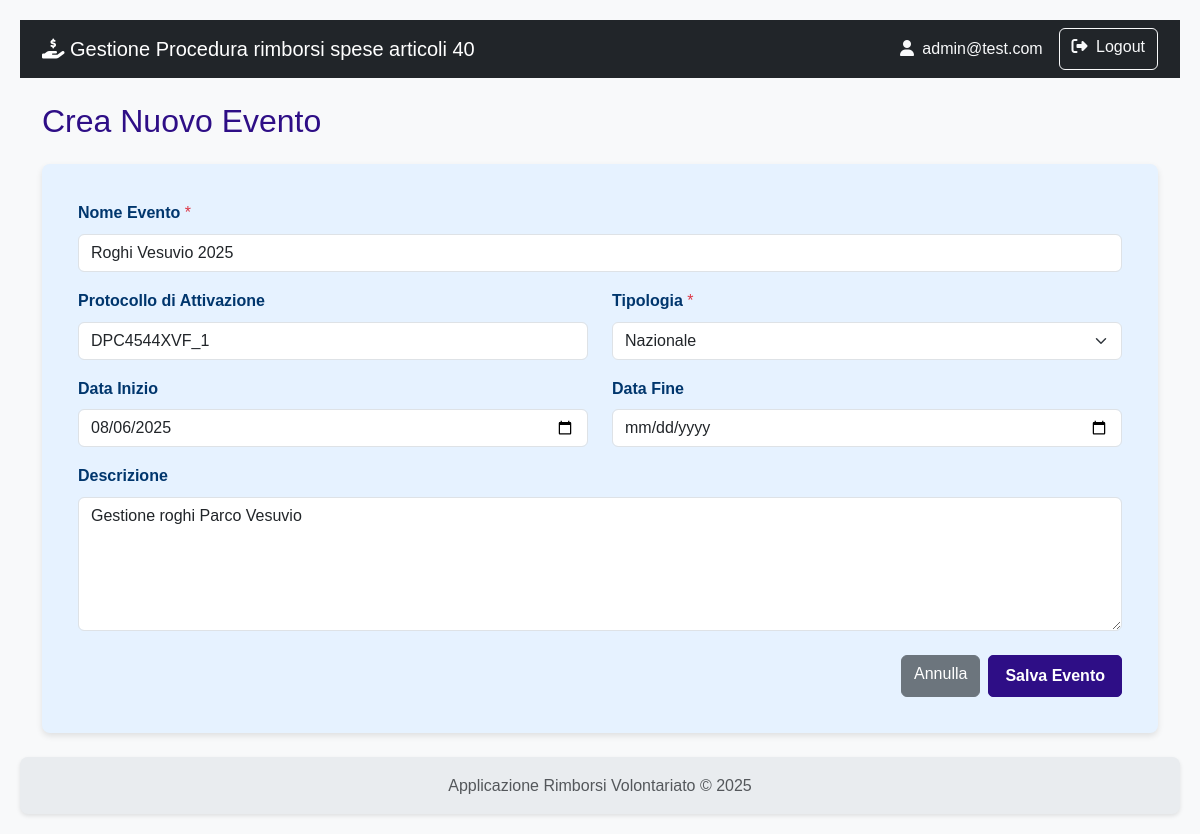
The page /modifica_evento/2 (signed in) on the database as committed earlier.
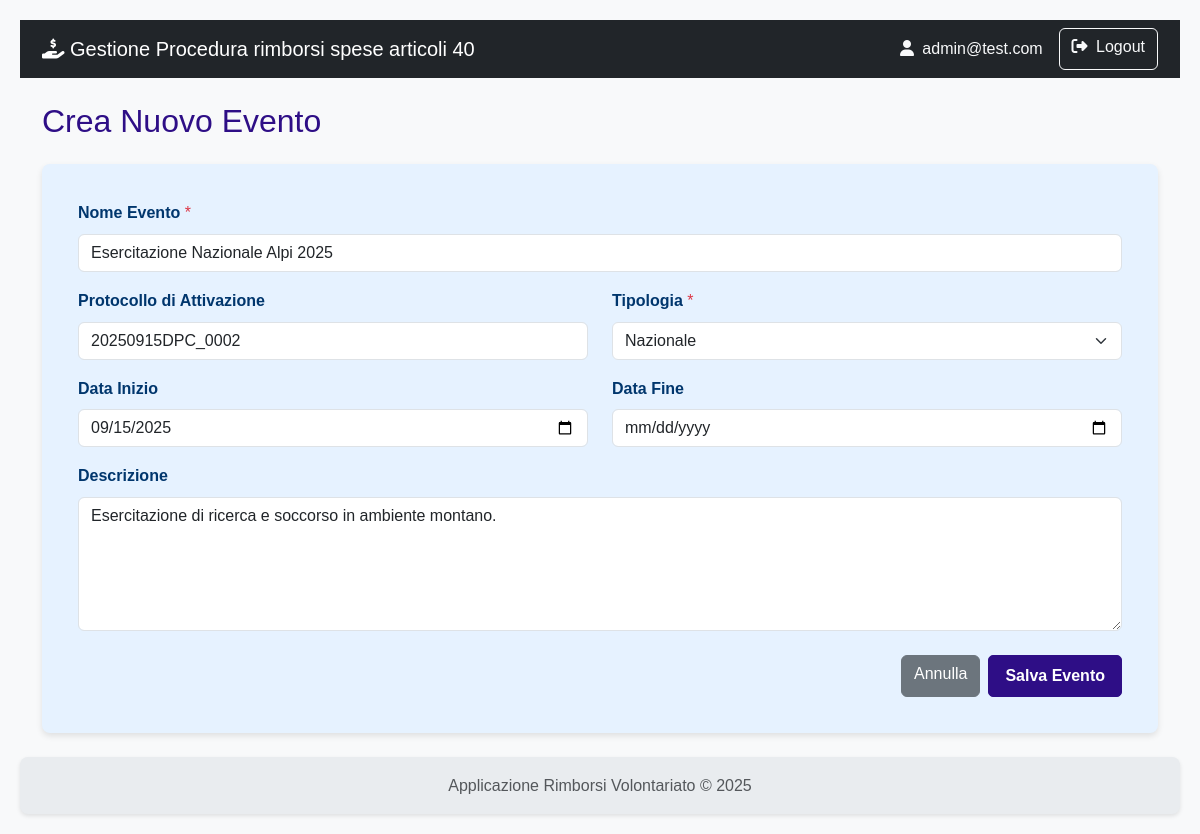
The same page on the database as committed later.
### rimborsi/models.py (models this page shows)
class Evento(db.Model):
    id = db.Column(db.Integer, primary_key=True)
    protocollo_attivazione = db.Column(db.String(50), unique=True)
    nome = db.Column(db.String(100), nullable=False)
    descrizione = db.Column(db.Text)
    tipologia = db.Column(db.String(1), nullable=False)
    data_inizio = db.Column(db.Date)
    data_fine = db.Column(db.Date)
    richieste = db.relationship('Richiesta', backref='evento', lazy=True)
    __table_args__ = (db.UniqueConstraint('protocollo_attivazione', name='uq_evento_protocollo_attivazione'),)

### rimborsi/istruttoria/routes.py (the view)
@istruttoria_bp.route('/modifica_evento/<int:evento_id>', methods=['GET', 'POST'])
@login_required
def modifica_evento(evento_id):
    evento = Evento.query.get_or_404(evento_id)
    form = EventoForm(obj=evento)
    if form.validate_on_submit():
        form.populate_obj(evento)
        db.session.commit()
        flash('Evento modificato con successo!', 'success')
        return redirect(url_for('istruttoria.gestione_eventi'))
    return render_template('istruttoria/crea_modifica_evento.html', form=form, evento=evento)

### rimborsi/istruttoria/forms.py
class EventoForm(FlaskForm):
    protocollo_attivazione = StringField('Protocollo di Attivazione', validators=[Optional(), Length(max=50)])
    nome = StringField('Nome Evento', validators=[DataRequired(message="Il nome dell'evento è obbligatorio."), Length(max=100)])
    descrizione = TextAreaField('Descrizione', validators=[Optional()])
    tipologia = SelectField('Tipologia',
                            choices=[
                                ('N', 'Nazionale'),
                                ('R', 'Regionale'),
                                ('P', 'Provinciale'),
                                ('L', 'Locale')
                            ],
                            validators=[DataRequired(message="Seleziona una tipologia.")])
    data_inizio = DateField('Data Inizio', format='%Y-%m-%d', validators=[Optional()])
    data_fine = DateField('Data Fine', format='%Y-%m-%d', validators=[Optional()])
    submit = SubmitField('Salva Evento')

### rimborsi/templates/istruttoria/crea_modifica_evento.html (shortened to what this page needs)
{% extends 'base.html' %}
{% block content %}
    <h2 class="mb-4">{{ titolo | default('Crea Nuovo Evento') }}</h2>
    <div class="card shadow-sm">
        <div class="card-body">
            <form method="POST" action="" novalidate>
                <div class="mb-3">
                    {{ form.nome.label(class="form-label fw-bold") }}
                    {% if form.nome.flags.required %}<span class="text-danger">*</span>{% endif %}
                    {{ form.nome(class="form-control" + (" is-invalid" if form.nome.errors else "")) }}
                </div>
                <div class="row mb-3">
                    <div class="col-md-6">
                        {{ form.protocollo_attivazione.label(class="form-label fw-bold") }}
                        {{ form.protocollo_attivazione(class="form-control" + (" is-invalid" if form.protocollo_attivazione.errors else "")) }}
                    </div>
                    <div class="col-md-6">
                        {{ form.tipologia.label(class="form-label fw-bold") }}
                        {% if form.tipologia.flags.required %}<span class="text-danger">*</span>{% endif %}
                        {{ form.tipologia(class="form-select" + (" is-invalid" if form.tipologia.errors else "")) }}
                    </div>
                </div>
                <div class="row mb-3">
                    <div class="col-md-6">
                        {{ form.data_inizio.label(class="form-label fw-bold") }}
                        {{ form.data_inizio(class="form-control" + (" is-invalid" if form.data_inizio.errors else "")) }}
                    </div>
                    <div class="col-md-6">
                        {{ form.data_fine.label(class="form-label fw-bold") }}
                        {{ form.data_fine(class="form-control" + (" is-invalid" if form.data_fine.errors else "")) }}
                    </div>
                </div>
                <div class="mb-4">
                    {{ form.descrizione.label(class="form-label fw-bold") }}
                    {{ form.descrizione(class="form-control" + (" is-invalid" if form.descrizione.errors else ""), rows=5) }}
                </div>
                <div class="d-flex justify-content-end">
                    <a href="{{ url_for('istruttoria.gestione_eventi') }}" class="btn btn-secondary me-2">Annulla</a>
                    {{ form.submit(class="btn btn-primary") }}
                </div>
            </form>
        </div>
    </div>
{% endblock %}

Rows that differ between the two databases and show on the page:
changed Evento "Nazionale": nome "Roghi Vesuvio 2025" → "Esercitazione Nazionale Alpi 2025"; protocollo_attivazione "DPC4544XVF_1" → "20250915DPC_0002"; data_inizio "08/06/2025" → "09/15/2025"; descrizione "Gestione roghi Parco Vesuvio" → "Esercitazione di ricerca e soccorso in ambiente montano."
